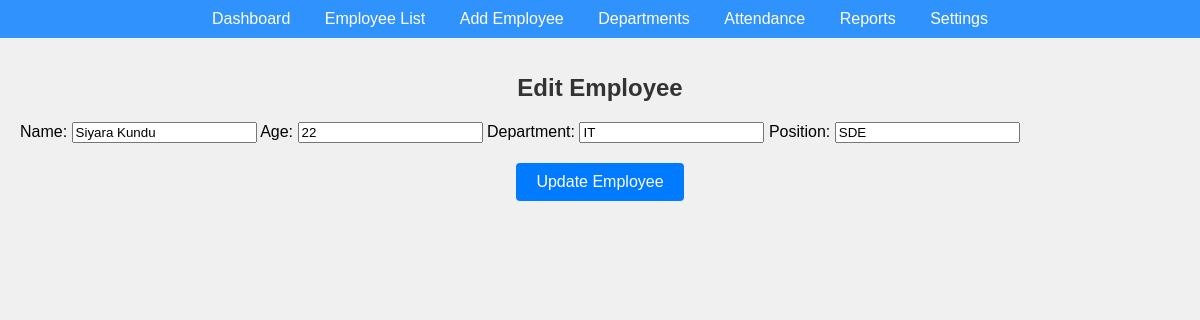
/edit_employee.php?id=1 (signed in), run on the app's committed database.
### tables this page shows
CREATE TABLE `employees` (
  `id` int(11) NOT NULL,
  `name` varchar(100) DEFAULT NULL,
  `age` int(11) DEFAULT NULL,
  `department` varchar(100) DEFAULT NULL,
  `position` varchar(100) DEFAULT NULL,
  `email` varchar(100) DEFAULT NULL,
  `phone` varchar(15) DEFAULT NULL
);

### edit_employee.php (the view, shortened to what this page needs)
<?php include 'templates/header.php'; ?>
<?php
include 'db.php'; ?>
<h1>Edit Employee</h1>
<?php
$id = $_GET['id'];
$sql = "SELECT * FROM employees WHERE id=$id";
$result = $conn->query($sql);
$row = $result->fetch_assoc();
?>
<form method="post">
    <label for="name">Name:</label>
    <input type="text" id="name" name="name" value="<?php echo $row['name']; ?>" required>
    <label for="age">Age:</label>
    <input type="number" id="age" name="age" value="<?php echo $row['age']; ?>" required>
    <label for="department">Department:</label>
    <input type="text" id="department" name="department" value="<?php echo $row['department']; ?>" required>
    <label for="position">Position:</label>
    <input type="text" id="position" name="position" value="<?php echo $row['position']; ?>" required>
    <button type="submit">Update Employee</button>
</form>
<?php include 'templates/footer.php'; ?>

### styles.css (style rules this page uses)
body { font-family: Arial, sans-serif; background-color: #f0f0f0; margin: 0; padding: 0; }
h1 { font-size: 24px; margin-bottom: 20px; color: #333; text-align: center; }
button { background-color: #007bff; color: white; border: none; padding: 10px 20px; cursor: pointer; border-radius: 4px; font-size: 16px; display: block; margin: 20px auto; }

### data on the page
employees: name "Siyara Kundu", age "22", department "IT", position "SDE"
